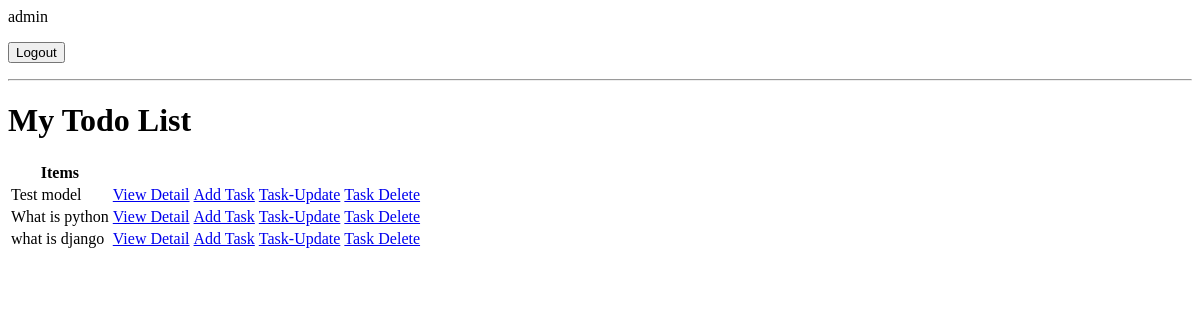
Page / (signed in) on the earlier database version.
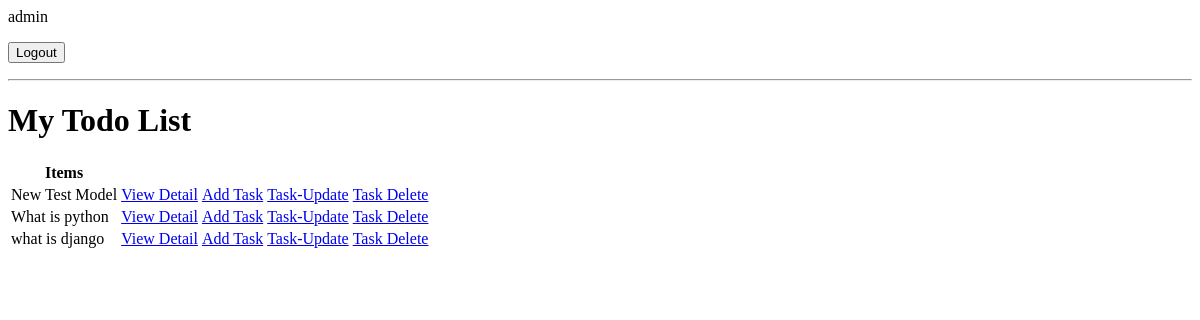
Same page on the later database version.
### todo/models.py (models this page shows)
class Task(models.Model):
    user = models.ForeignKey(User, on_delete=models.CASCADE, null=True, blank=True)
    title = models.CharField(max_length=200, null=True)
    description = models.TextField(null=True, blank=True)
    complete = models.BooleanField(default=False)
    created = models.DateTimeField(auto_now_add=True)
    class Meta:
        ordering=['complete']

### todo/views.py (the view)
# urls.py: path('', views.TaskList.as_view(), name='task-list'),
class TaskList(LoginRequiredMixin, ListView):
    model = models.Task
    context_object_name = 'tasks'
    def get_context_data(self, **kwargs):
        context = super().get_context_data(**kwargs)
        context['tasks'] = context['tasks'].filter(user=self.request.user)
        return context

### todo/templates/todo/task_list.html (shortened to what this page needs)
{% if request.user.is_authenticated %}
    <p>{{ request.user }}</p>
    <form action="{% url 'logout' %}" method='post'>
        <input type="submit" value='Logout'>
    </form>
{% else %}
    <a href="{% url 'login' %}"> Login </a>
{% endif %}
<hr>
<h1>My Todo List</h1>
<table>
    <tr>
        <th>Items</th>
    </tr>
    {% for task in tasks %}
    <tr>
        <td>{{task.title}}</td>
        <td><a href="{% url 'task-details' task.id  %}">View Detail</a></td>
        <td><a href="{% url 'task-create' %}">Add Task</a></td>
        <td><a href="{% url 'task-update' task.id %}">Task-Update</a></td>
        <td><a href="{% url 'task-delete' task.id %}">Task Delete</a></td>
    </tr>
    {% empty %}
    <h3>No items in list</h3>
    <a href="{% url 'task-create' %}">Add new Task</a>
    {% endfor %}
</table>

Differences in the rows shown:
changed Task: title "Test model" → "New Test Model"
